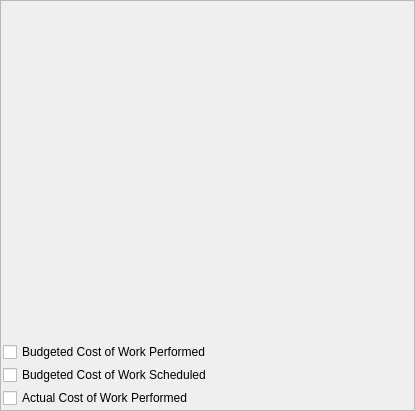
<ui version="4.0" >
 <author>Frédéric Lambert &lt;konkistadorr@gmail.com></author>
 <class>KPlato::ChartPanelBase</class>
 <widget class="QWidget" name="KPlato::ChartPanelBase" >
  <property name="geometry" >
   <rect>
    <x>0</x>
    <y>0</y>
    <width>415</width>
    <height>411</height>
   </rect>
  </property>
  <property name="maximumSize" >
   <size>
    <width>16777215</width>
    <height>16777215</height>
   </size>
  </property>
  <property name="autoFillBackground" >
   <bool>false</bool>
  </property>
  <layout class="QVBoxLayout" >
   <property name="leftMargin" >
    <number>0</number>
   </property>
   <property name="topMargin" >
    <number>0</number>
   </property>
   <property name="rightMargin" >
    <number>0</number>
   </property>
   <property name="bottomMargin" >
    <number>0</number>
   </property>
   <item>
    <widget class="QFrame" name="frame" >
     <property name="frameShape" >
      <enum>QFrame::StyledPanel</enum>
     </property>
     <property name="frameShadow" >
      <enum>QFrame::Sunken</enum>
     </property>
     <layout class="QVBoxLayout" >
      <property name="leftMargin" >
       <number>0</number>
      </property>
      <property name="topMargin" >
       <number>0</number>
      </property>
      <property name="rightMargin" >
       <number>0</number>
      </property>
      <property name="bottomMargin" >
       <number>0</number>
      </property>
      <item>
       <widget class="QFrame" name="chartFrame" >
        <property name="autoFillBackground" >
         <bool>true</bool>
        </property>
        <property name="frameShape" >
         <enum>QFrame::NoFrame</enum>
        </property>
        <property name="frameShadow" >
         <enum>QFrame::Plain</enum>
        </property>
       </widget>
      </item>
      <item>
       <layout class="QVBoxLayout" >
        <property name="spacing" >
         <number>3</number>
        </property>
        <property name="leftMargin" >
         <number>2</number>
        </property>
        <property name="topMargin" >
         <number>2</number>
        </property>
        <property name="rightMargin" >
         <number>2</number>
        </property>
        <property name="bottomMargin" >
         <number>2</number>
        </property>
        <item>
         <widget class="QCheckBox" name="curve2" >
          <property name="whatsThis" >
           <string>Budgeted Cost of Work Performed</string>
          </property>
          <property name="text" >
           <string>Budgeted Cost of Work Performed</string>
          </property>
         </widget>
        </item>
        <item>
         <widget class="QCheckBox" name="curve1" >
          <property name="whatsThis" >
           <string>Budgeted Cost of Work Scheduled</string>
          </property>
          <property name="text" >
           <string>Budgeted Cost of Work Scheduled</string>
          </property>
         </widget>
        </item>
        <item>
         <widget class="QCheckBox" name="curve3" >
          <property name="whatsThis" >
           <string>Actual Cost of Work Performed</string>
          </property>
          <property name="text" >
           <string>Actual Cost of Work Performed</string>
          </property>
         </widget>
        </item>
       </layout>
      </item>
     </layout>
    </widget>
   </item>
  </layout>
 </widget>
 <layoutdefault spacing="0" margin="0" />
 <resources/>
 <connections/>
</ui>
